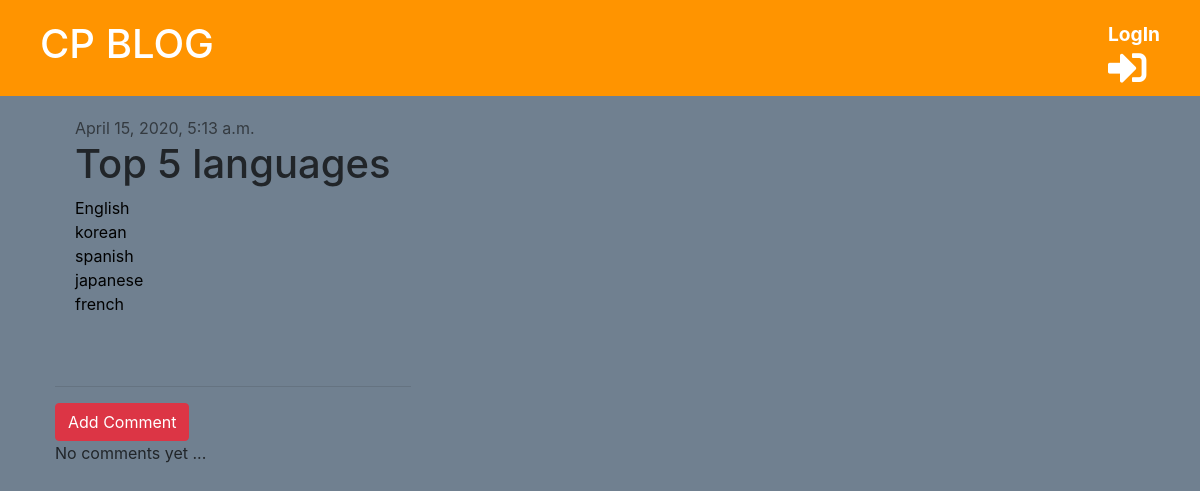
The app's page /post/2/, older data.
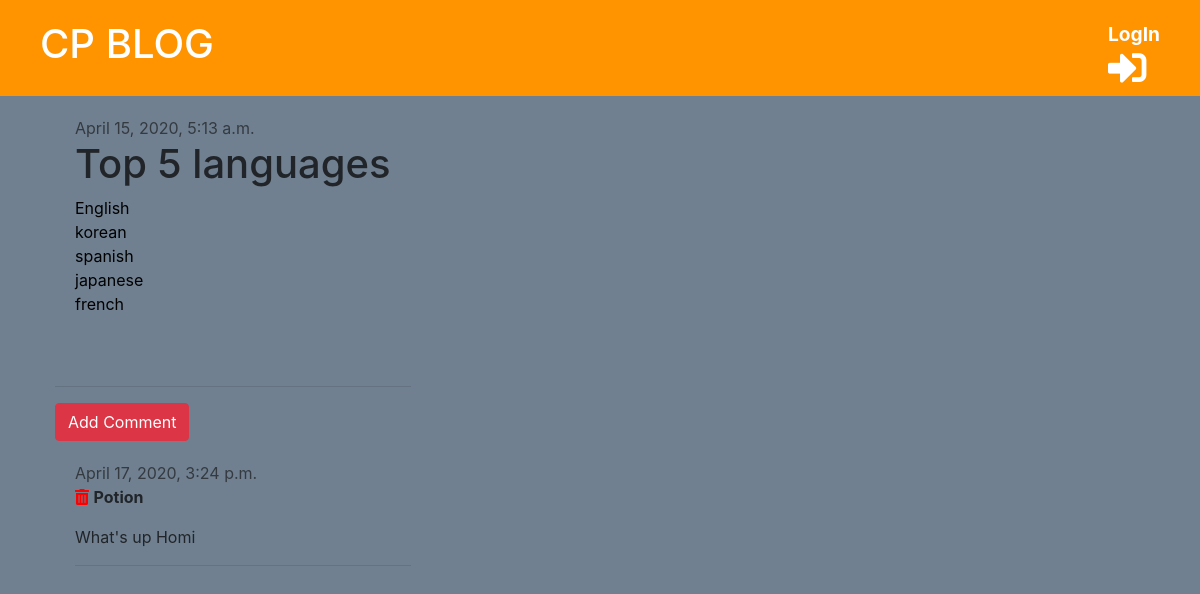
The same page, newer data.
### blog/models.py (models this page shows, shortened)
class Comment(models.Model):
    post = models.ForeignKey(
        'blog.Post',
        on_delete=models.CASCADE,
        related_name='comments',
        related_query_name='comment'
    )
    author = models.CharField(max_length=200)
    text = models.TextField()
    created_date = models.DateTimeField(default=timezone.now)

### blog/views.py (the view)
# urls.py: path('post/<int:pk>/', views.detail_view, name='post_detail'),
def detail_view(request, pk):
    post = get_object_or_404(Post, pk=pk)
    stuff_for_frontend = {'post': post}
    return render(request, 'blog/post_detail.html', stuff_for_frontend)

### blog/templates/blog/post_detail.html (shortened to what this page needs)
{% extends 'blog/base.html' %}
{% block content %}
    <div class="post">
        {% if post.published_date %}
        <div class="date">
            {{ post.published_date }}
        </div>
        {% else %}
        <a href="{% url 'blog:post_publish' pk=post.pk %}" class="btn btn-primary">Publish</a>
        {% endif %}
        <h1>{{ post.title }}</h1>
        <p>{{ post.text|linebreaksbr }}</p>
    </div>
    <hr>
    <a href="{% url 'blog:add_comment' pk=post.pk %}" class="btn btn-danger">Add Comment</a>
    {% for comment in post.comments.all %}
    <div class="comment">
        <div class="date">
            {{ comment.created_date }}
        </div>
        <p>
            <a href="{% url 'blog:remove_comment' pk=comment.pk %}"><i class="fas fa-trash-alt" style="color: red;"></i></a>
            <strong>{{ comment.author }}</strong>
        </p>
        <p>{{ comment.text }}</p>
        <hr>
    </div>
    {% empty %}
     <p> No comments yet ...</p>
    {% endfor %}
{% endblock %}

Row changes from the older to the newer data that the page shows:
added Comment: created_date "April 17, 2020, 3:24 p.m.", author "Potion", text "What's up Homi"
Text that changed along with them:
text no longer shown: "No comments yet ..."
